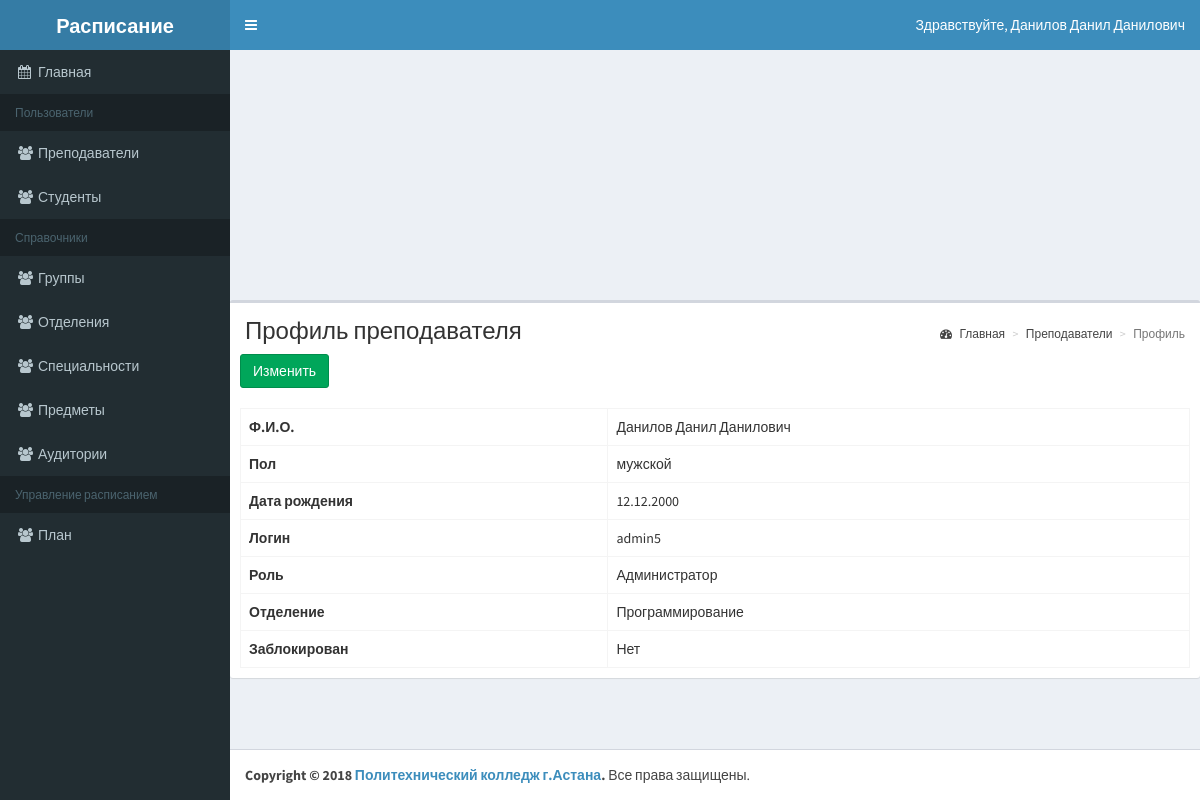
/schedule/profile-teacher.php?id=2 (signed in), run on the app's committed database.
### tables this page shows
CREATE TABLE user (
  user_id bigint(20) UNSIGNED NOT NULL AUTO_INCREMENT,
  lastname varchar(255) NOT NULL,
  firstname varchar(255) NOT NULL,
  patronymic varchar(255) DEFAULT NULL,
  login varchar(255) DEFAULT NULL,
  pass varchar(255) DEFAULT NULL,
  gender_id tinyint(4) UNSIGNED NOT NULL,
  birthday date DEFAULT NULL,
  role_id tinyint(4) UNSIGNED NOT NULL,
  active tinyint(4) UNSIGNED NOT NULL DEFAULT 1,
  PRIMARY KEY (user_id)
);

CREATE TABLE gender (
  gender_id tinyint(4) UNSIGNED NOT NULL AUTO_INCREMENT,
  name varchar(50) NOT NULL,
  PRIMARY KEY (gender_id)
);

CREATE TABLE role (
  role_id tinyint(4) UNSIGNED NOT NULL AUTO_INCREMENT,
  sys_name varchar(255) NOT NULL,
  name varchar(50) NOT NULL,
  active tinyint(4) UNSIGNED NOT NULL DEFAULT 1,
  PRIMARY KEY (role_id)
);

CREATE TABLE teacher (
  user_id bigint(20) UNSIGNED NOT NULL AUTO_INCREMENT,
  otdel_id smallint(6) UNSIGNED NOT NULL,
  PRIMARY KEY (user_id)
);

CREATE TABLE otdel (
  otdel_id smallint(6) UNSIGNED NOT NULL AUTO_INCREMENT,
  name varchar(50) NOT NULL,
  active tinyint(4) UNSIGNED NOT NULL DEFAULT 1,
  PRIMARY KEY (otdel_id)
);

### schedule/classes/BaseMap.php (called while the page is built, shortened)
<?php
abstract class BaseMap extends Config
{
    function __construct()
    {
        try
        {
                $this->db = new
                PDO('mysql:host='.self::HOST.';dbname='.self::DB_NAME, self::DB_USER, self::DB_PASSWORD);
            }
            catch(PDOException $e) {
            echo $e->getMessage();
        }
    }
}

### schedule/classes/UserMap.php (called while the page is built, shortened)
<?php
class UserMap extends BaseMap
{
    public function findProfileById($id=null){
        if ($id) {
            $res = $this->db->query("SELECT user.user_id, CONCAT(user.lastname,' ', user.firstname, ' ', user.patronymic) AS fio,". " user.login, user.birthday, gender.name AS gender, role.name AS role, user.active FROM user ". "INNER JOIN gender ON user.gender_id=gender.gender_id INNER JOIN role ON user.role_id=role.role_id WHERE user.user_id = $id");
            return $res->fetch(PDO::FETCH_OBJ);
        }
        return false;
    }
}

### schedule/classes/Helper.php (called while the page is built, shortened)
<?php
class Helper
{
    public static function clearInt($str) {
        return (int)$str;
    }
            foreach ($options as $option) { ?>
            <?php }
}

### schedule/classes/TeacherMap.php (called while the page is built, shortened)
<?php
class TeacherMap extends BaseMap
{
    public function findProfileById($id=null){
        if ($id) {
            $res = $this->db->query("SELECT teacher.user_id, otdel.name AS otdel FROM teacher ". "INNER JOIN otdel ON teacher.otdel_id=otdel.otdel_id WHERE teacher.user_id =$id");
            return $res->fetch(PDO::FETCH_OBJ);
        }
        return false;
    }
}

### schedule/_profile.php (the view)
<?php
$user = (new UserMap())->findProfileById($id);
if ($user) {
    ?>
    <tr>
        <th>Ф.И.О.</th>
        <td><?=$user->fio;?></td>
    </tr>
    <tr>
        <th>Пол</th>
        <td><?=$user->gender;?></td>
    </tr>
    <tr>
        <th>Дата рождения</th>
        <td><?=date("d.m.Y", strtotime($user->birthday));?></td>
    </tr>
    <tr>
        <th>Логин</th>
        <td><?=$user->login;?></td>
    </tr>
    <tr>
        <th>Роль</th>
        <td><?=$user->role;?></td>
    </tr>
<?php } ?>

### schedule/profile-teacher.php (shortened to what this page needs)
<?php
if (isset($_GET['id'])) {
    $id = Helper::clearInt($_GET['id']);
} else {
    header('Location: 404.php');
}
$teacher = (new TeacherMap())->findProfileById($id);
require_once 'template/header.php';
?>
    <div class="row">
        <div class="col-xs-12">
            <div class="box">
                <section class="content-header">
                    <h1>Профиль преподавателя</h1>
                    <ol class="breadcrumb">
                        <li><a href="index.php"><i class="fa fa-dashboard"></i> Главная</a></li>
                        <li><a href="list-teacher.php">Преподаватели</a></li>
                        <li class="active">Профиль</li>
                    </ol>
                </section>
                <div class="box-body">
                    <a class="btn btn-success" href="add-teacher.php?id=<?=$id;?>">Изменить</a>
                </div>
                <div class="box-body">
                    <table class="table table-bordered table-hover">
                        <?php require_once '_profile.php';?>
                        <tr>
                            <th>Отделение</th>
                            <td><?=$teacher->otdel;?></td>
                        </tr>
                        <tr>
                            <th>Заблокирован</th>
                            <td><?=($user->active) ? 'Нет' : 'Да';?></td>
                        </tr>
                    </table>
                </div>
            </div>
        </div>
    </div>
<?php
require_once 'template/footer.php';
?>

### data on the page
user: gender.name "мужской", birthday "12.12.2000", login "admin5", role.name "Администратор"
teacher: otdel.name "Программирование"

### other printed values
$_SESSION['fio'] "Данилов Данил Данилович"
$user->fio "Данилов Данил Данилович"
